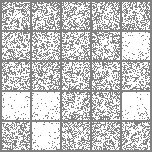
#> input picture samples/image_100.png, 152 x 152 px
$ python prepare_for_scores.py -i ../samples -o out
#> lines starting #> are read from the running program, lines starting #| are printed output that depends on the picture
#!/usr/bin/env python3
"""
prepare_for_scores.py

Convert all images in a folder to an "Inception-ready" format for IS/FID:
- RGB (3 channels)
- 299x299
- PNG output
- sequential filenames

Example:
  python prepare_for_scores.py --input ./samples --output ./samples_299 --size 299
"""

import argparse
import os
from pathlib import Path
from PIL import Image


SUPPORTED_EXTS = {".png", ".jpg", ".jpeg", ".bmp", ".webp", ".tif", ".tiff"}


def is_image_file(p: Path) -> bool:
    return p.is_file() and p.suffix.lower() in SUPPORTED_EXTS


def convert_folder(input_dir: Path, output_dir: Path, size: int, overwrite: bool) -> None:
#> called with size = 299, overwrite = False
    input_files = sorted([p for p in input_dir.iterdir() if is_image_file(p)])

    if not input_files:
        raise SystemExit(f"No supported images found in: {input_dir}")

    output_dir.mkdir(parents=True, exist_ok=True)

    # NOTE: We keep conversion deterministic by sorting filenames and writing sequential outputs.
    out_ext = ".png"

    for idx, src in enumerate(input_files):
        dst = output_dir / f"img_{idx:06d}{out_ext}"

        if dst.exists() and not overwrite:
            continue

        try:
            with Image.open(src) as im:
                # CHANGE: Ensure 3-channel RGB (Inception expects RGB)
#> im is the input picture: PIL image 152x152 RGB; min 128, max 255, mean 195.8
                im = im.convert("RGB")

                # CHANGE: Resize to requested size (default 299x299)
                # Using BICUBIC is typical for resizing images for Inception/FID.
                im = im.resize((size, size), resample=Image.BICUBIC)
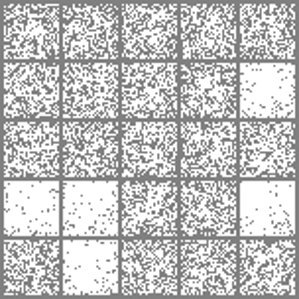
#> im: PIL image 299x299 RGB; min 94, max 255, mean 194.2

                # CHANGE: Save as PNG for lossless, consistent decoding
                im.save(dst, format="PNG", optimize=True)

        except Exception as e:
            print(f"[WARN] Skipping {src.name}: {e}")
#> pass 2 of the loop in convert_folder, `for idx, src in enumerate(input_files):`:
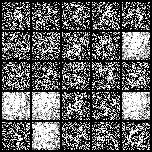
#> input picture samples/image_101.png, 152 x 152 px
#> in convert_folder, im is the input picture: PIL image 152x152 RGB; min 0, max 255, mean 99.9
#> in convert_folder, `im = im.resize((size, size), resample=Image.BICUBIC)`:
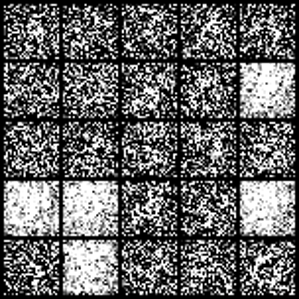
#> im: PIL image 299x299 RGB; min 0, max 255, mean 101.3

    print(f"[OK] Converted images written to: {output_dir}")


def main():
    parser = argparse.ArgumentParser(description="Convert images in a folder to RGB + fixed size for IS/FID.")
    parser.add_argument("--input", "-i", required=True, help="Input folder containing images.")
    parser.add_argument("--output", "-o", required=True, help="Output folder to write converted PNGs.")
    parser.add_argument("--size", "-s", type=int, default=299, help="Output image size (default: 299).")
    parser.add_argument("--overwrite", action="store_true", help="Overwrite existing outputs.")
    args = parser.parse_args()

    input_dir = Path(args.input)
    output_dir = Path(args.output)

    if not input_dir.exists() or not input_dir.is_dir():
        raise SystemExit(f"Input path is not a directory: {input_dir}")

    convert_folder(input_dir=input_dir, output_dir=output_dir, size=args.size, overwrite=args.overwrite)


if __name__ == "__main__":
    main()
